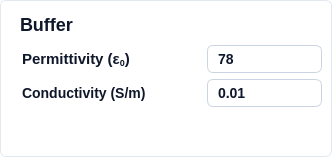
             <widget class="QFrame" name="pyqt5_frame_buffer_group">
              <property name="layoutDirection">
               <enum>Qt::LeftToRight</enum>
              </property>
              <property name="autoFillBackground">
               <bool>false</bool>
              </property>
              <property name="styleSheet">
               <string notr="true">box-sizing: border-box;
display: flex;
flex-direction: column;
align-items: flex-start;
gap: 25px;
background: #FFFFFF;
border: 1px solid #E2E8F0; /* slate/200 */
border-radius: 6px;</string>
              </property>
              <property name="frameShape">
               <enum>QFrame::StyledPanel</enum>
              </property>
              <property name="frameShadow">
               <enum>QFrame::Raised</enum>
              </property>
              <layout class="QVBoxLayout" name="verticalLayout_14">
               <property name="spacing">
                <number>6</number>
               </property>
               <property name="leftMargin">
                <number>9</number>
               </property>
               <property name="topMargin">
                <number>9</number>
               </property>
               <property name="rightMargin">
                <number>9</number>
               </property>
               <property name="bottomMargin">
                <number>9</number>
               </property>
               <item>
                <widget class="QLabel" name="label_5">
                 <property name="styleSheet">
                  <string notr="true"> 	border: none;
	color: #0F172A;  /* Text color */
    font-family: 'Segoe UI', sans-serif;  /* Font family */
    font-style: normal;  /* Font style */
    font-weight: 500;  /* Font weight */
    font-size: 18px;  /* Font size */
    line-height: 24px;  /* Line height */
    padding: 4px 5px;  /* Padding */</string>
                 </property>
                 <property name="text">
                  <string>Buffer</string>
                 </property>
                </widget>
               </item>
               <item>
                <layout class="QHBoxLayout" name="horizontalLayout_25" stretch="5,3">
                 <property name="leftMargin">
                  <number>0</number>
                 </property>
                 <property name="topMargin">
                  <number>0</number>
                 </property>
                 <property name="rightMargin">
                  <number>0</number>
                 </property>
                 <property name="bottomMargin">
                  <number>0</number>
                 </property>
                 <item>
                  <widget class="QLabel" name="label_19">
                   <property name="styleSheet">
                    <string notr="true"> 	border: none;
	color: #0F172A;  /* Text color */
    font-family: 'Segoe UI', sans-serif;  /* Font family */
    font-style: normal;  /* Font style */
    font-weight: 500;  /* Font weight */
    font-size: 14px;  /* Font size */
    line-height: 24px;  /* Line height */
    padding: 4px 8px;  /* Padding */</string>
                   </property>
                   <property name="text">
                    <string>&lt;html&gt;&lt;head/&gt;&lt;body&gt;&lt;p&gt;&lt;span style=&quot; font-size:11pt;&quot;&gt;Permittivity (ε&lt;/span&gt;&lt;span style=&quot; font-size:11pt; vertical-align:sub;&quot;&gt;0&lt;/span&gt;&lt;span style=&quot; font-size:11pt;&quot;&gt;)&lt;/span&gt;&lt;/p&gt;&lt;/body&gt;&lt;/html&gt;</string>
                   </property>
                  </widget>
                 </item>
                 <item>
                  <widget class="QLineEdit" name="pyqt5_entry_param_buffer_perm">
                   <property name="enabled">
                    <bool>true</bool>
                   </property>
                   <property name="maximumSize">
                    <size>
                     <width>200</width>
                     <height>16777215</height>
                    </size>
                   </property>
                   <property name="styleSheet">
                    <string notr="true">QLineEdit {
    background: #FFFFFF;  /* Default background */
    border: 1px solid #CBD5E1;  /* Default border */
    border-radius: 6px;  /* Rounded corners */
    color: #0F172A;  /* Text color */
    font-family: 'Segoe UI', sans-serif;  /* Font family */
    font-style: normal;  /* Font style */
    font-weight: 500;  /* Font weight */
    font-size: 14px;  /* Font size */
    line-height: 24px;  /* Line height */
    padding: 4px 8px;  /* Padding */
}

/* Disabled State */
QLineEdit:disabled {
    color: #D2D7DD;
    border: 1px solid #D2D7DD;
}
</string>
                   </property>
                   <property name="text">
                    <string>78</string>
                   </property>
                  </widget>
                 </item>
                </layout>
               </item>
               <item>
                <layout class="QHBoxLayout" name="horizontalLayout_26" stretch="5,3">
                 <property name="leftMargin">
                  <number>0</number>
                 </property>
                 <property name="topMargin">
                  <number>0</number>
                 </property>
                 <property name="rightMargin">
                  <number>0</number>
                 </property>
                 <property name="bottomMargin">
                  <number>0</number>
                 </property>
                 <item>
                  <widget class="QLabel" name="label_20">
                   <property name="styleSheet">
                    <string notr="true"> 	border: none;
	color: #0F172A;  /* Text color */
    font-family: 'Segoe UI', sans-serif;  /* Font family */
    font-style: normal;  /* Font style */
    font-weight: 500;  /* Font weight */
    font-size: 14px;  /* Font size */
    line-height: 24px;  /* Line height */
    padding: 4px 8px;  /* Padding */</string>
                   </property>
                   <property name="text">
                    <string>Conductivity (S/m)</string>
                   </property>
                  </widget>
                 </item>
                 <item>
                  <widget class="QLineEdit" name="pyqt5_entry_param_buffer_cond">
                   <property name="enabled">
                    <bool>true</bool>
                   </property>
                   <property name="maximumSize">
                    <size>
                     <width>200</width>
                     <height>16777215</height>
                    </size>
                   </property>
                   <property name="styleSheet">
                    <string notr="true">QLineEdit {
    background: #FFFFFF;  /* Default background */
    border: 1px solid #CBD5E1;  /* Default border */
    border-radius: 6px;  /* Rounded corners */
    color: #0F172A;  /* Text color */
    font-family: 'Segoe UI', sans-serif;  /* Font family */
    font-style: normal;  /* Font style */
    font-weight: 500;  /* Font weight */
    font-size: 14px;  /* Font size */
    line-height: 24px;  /* Line height */
    padding: 4px 8px;  /* Padding */
}

/* Disabled State */
QLineEdit:disabled {
    color: #D2D7DD;
    border: 1px solid #D2D7DD;
}
</string>
                   </property>
                   <property name="text">
                    <string>0.01</string>
                   </property>
                  </widget>
                 </item>
                </layout>
               </item>
               <item>
                <spacer name="verticalSpacer_16">
                 <property name="orientation">
                  <enum>Qt::Vertical</enum>
                 </property>
                 <property name="sizeHint" stdset="0">
                  <size>
                   <width>20</width>
                   <height>40</height>
                  </size>
                 </property>
                </spacer>
               </item>
              </layout>
             </widget>
